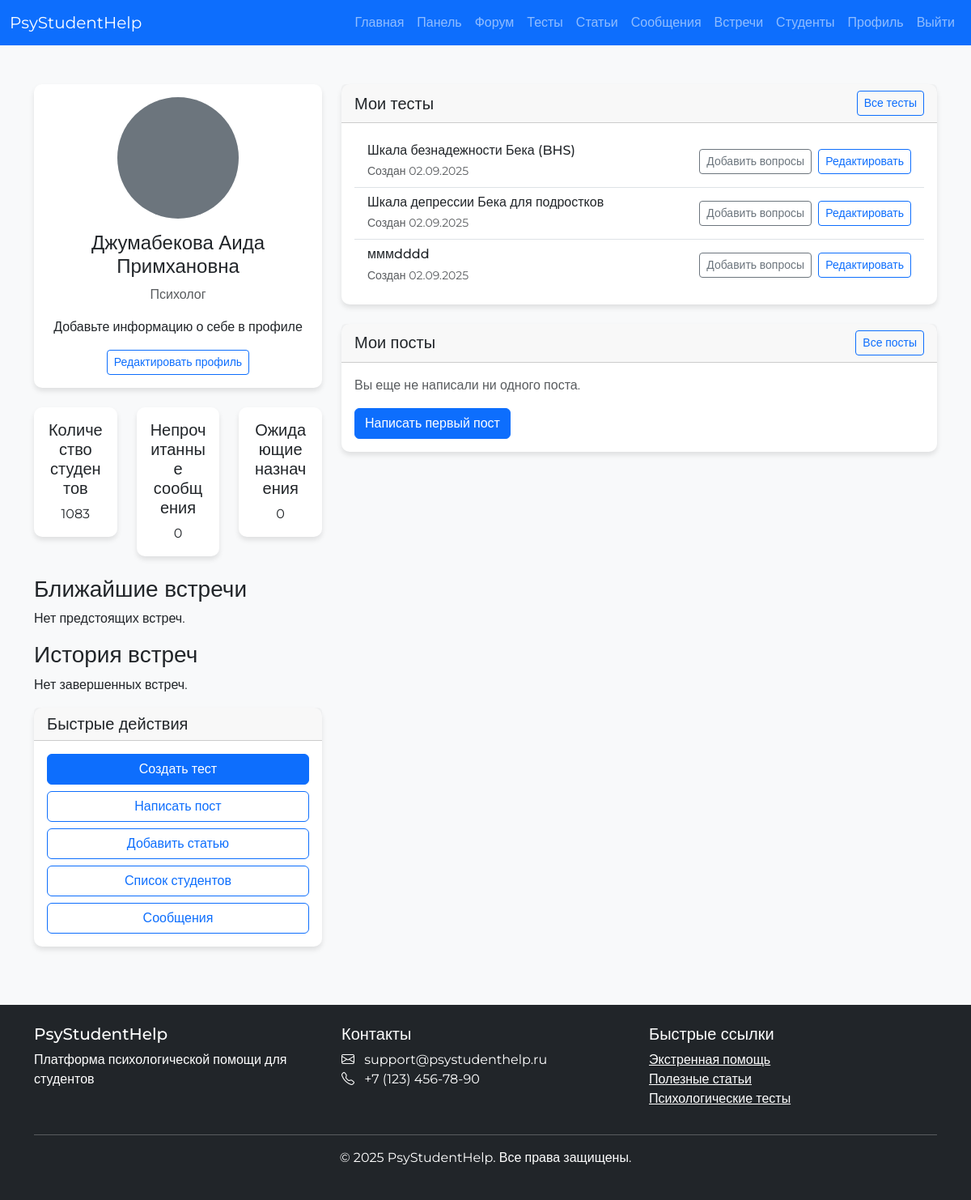
Screenshot of /dashboard (signed in) with the database file from the repository.
### models.py (models this page shows)
class User(db.Model):
    __tablename__ = 'user'
    id = db.Column(db.Integer, primary_key=True)
    username = db.Column(db.String(80), unique=True, nullable=False)      # уникальный логин
    email = db.Column(db.String(120), unique=True, nullable=False, index=True)  # СНОВА уникальный email
    password = db.Column(db.String(200), nullable=False)
    role = db.Column(db.String(20), nullable=False)  # student | psychologist | admin | superadmin
    full_name = db.Column(db.String(100))
    bio = db.Column(db.Text)
    profile_pic = db.Column(db.String(100))
    created_at = db.Column(db.DateTime, default=datetime.utcnow)
    group_id = db.Column(db.Integer, db.ForeignKey('groups.id'))
    comments = db.relationship('Comment', backref='author', lazy=True)
    tests = db.relationship('Test', backref='creator', lazy=True)
    test_results = db.relationship('TestResult', backref='user', lazy=True)
    messages_sent = db.relationship('Message', foreign_keys='Message.sender_id', backref='sender', lazy=True)
    messages_received = db.relationship('Message', foreign_keys='Message.recipient_id', backref='recipient', lazy=True)
    reports = db.relationship('StudentReport', foreign_keys='StudentReport.student_id', backref='student', lazy=True)
    appointments = db.relationship('Appointment', foreign_keys='Appointment.student_id', backref='student', lazy=True)
    psychologist_appointments = db.relationship('Appointment', foreign_keys='Appointment.psychologist_id', backref='psychologist', lazy=True)
    meeting_protocols = db.relationship('MeetingProtocol', foreign_keys='MeetingProtocol.student_id', backref='student', lazy=True)
    psychologist_protocols = db.relationship('MeetingProtocol', foreign_keys='MeetingProtocol.psychologist_id', backref='psychologist', lazy=True)

class Test(db.Model):
    __tablename__ = 'test'
    id = db.Column(db.Integer, primary_key=True)
    title = db.Column(db.String(200), nullable=False)
    description = db.Column(db.Text)
    user_id = db.Column(db.Integer, db.ForeignKey('user.id'), nullable=False)
    created_at = db.Column(db.DateTime, default=datetime.utcnow)
    is_active = db.Column(db.Boolean, default=True)
    questions = db.relationship('Question', backref='test', lazy=True, cascade='all, delete-orphan')
    results = db.relationship('TestResult', backref='test', lazy=True, cascade='all, delete-orphan')
    interpretations = db.relationship('TestInterpretation', backref='test', lazy=True, cascade='all, delete-orphan', order_by='TestInterpretation.min_score')

### main.py (the view, shortened to what this page needs)
@app.route('/dashboard')
def dashboard():
    if 'user_id' not in session:
        return redirect(url_for('login'))
    user = User.query.get(session['user_id'])
    if user.role == 'psychologist':
        tests = Test.query.filter_by(user_id=user.id).order_by(Test.created_at.desc()).limit(5).all()
        posts = Post.query.filter_by(user_id=user.id).order_by(Post.created_at.desc()).limit(5).all()
        unread_messages = Message.query.filter_by(recipient_id=user.id, is_read=False).count()
        students_count = User.query.filter_by(role='student').count()
        pending_appointments = Appointment.query.filter_by(psychologist_id=user.id, status='pending').count()
        upcoming_meetings = Meeting.query.filter_by(psychologist_id=user.id, status='planned').order_by(Meeting.scheduled_at.asc()).limit(5).all()
        past_meetings = Meeting.query.filter_by(psychologist_id=user.id, status='completed').order_by(Meeting.scheduled_at.desc()).limit(5).all()
        return render_template('psychologist_dashboard.html', user=user, tests=tests, posts=posts,
                               unread_messages=unread_messages, students_count=students_count,
                               pending_appointments=pending_appointments,
                               upcoming_meetings=upcoming_meetings, past_meetings=past_meetings)

### admin.py (called while the page is built)
@admin_bp.before_app_request
def _bootstrap_superadmin_once():
    flag = "SUPERADMIN_BOOTSTRAPPED"
    if not current_app.config.get(flag):
        try:
            ensure_initial_superadmin()
        finally:
            current_app.config[flag] = True

### main.py (called while the page is built)
def is_psychologist():
    return 'user_id' in session and User.query.get(session['user_id']).role == 'psychologist'

def get_current_user():
    if 'user_id' in session:
        return User.query.get(session['user_id'])
    return None

### templates/psychologist_dashboard.html (shortened to what this page needs)
{% extends "base.html" %}
{% block content %}
<div class="row">
    <div class="col-md-4">
        <div class="card mb-4">
            <div class="card-body text-center">
                {% if user.profile_pic %}
                    <img src="{{ url_for('static', filename='uploads/' + user.profile_pic) }}" class="rounded-circle mb-3" width="150" height="150">
                {% else %}
                    <div class="rounded-circle bg-secondary mb-3 mx-auto" style="width: 150px; height: 150px;"></div>
                {% endif %}
                <h4>{{ user.full_name if user.full_name else user.username }}</h4>
                <p class="text-muted">Психолог</p>
                <p>{{ user.bio if user.bio else "Добавьте информацию о себе в профиле" }}</p>
                <a href="{{ url_for('edit_profile') }}" class="btn btn-outline-primary btn-sm">Редактировать профиль</a>
            </div>
        </div>
        <div class="row mb-4">
            <div class="col-md-4">
                <div class="card text-center">
                    <div class="card-body">
                        <h5 class="card-title">Количество студентов</h5>
                        <p class="card-text">{{ students_count }}</p>
                    </div>
                </div>
            </div>
            <div class="col-md-4">
                <div class="card text-center">
                    <div class="card-body">
                        <h5 class="card-title">Непрочитанные сообщения</h5>
                        <p class="card-text">{{ unread_messages }}</p>
                    </div>
                </div>
            </div>
            <div class="col-md-4">
                <div class="card text-center">
                    <div class="card-body">
                        <h5 class="card-title">Ожидающие назначения</h5>
                        <p class="card-text">{{ pending_appointments }}</p>
                    </div>
                </div>
            </div>
        </div>
        <h3>Ближайшие встречи</h3>
        <div class="row">
            {% for meeting in upcoming_meetings %}
            <div class="col-md-4 mb-3">
                <div class="card">
                    <div class="card-body">
                        <h5 class="card-title">Встреча с {{ meeting.student.full_name or meeting.student.username }}</h5>
                        <p class="card-text">
                            Дата: {{ meeting.scheduled_at.strftime('%d.%m.%Y %H:%M') }}<br>
                            Статус: {{ meeting.status }}
                        </p>
                        <a href="{{ url_for('create_protocol', meeting_id=meeting.id) }}" class="btn btn-sm btn-primary">Создать протокол</a>
                    </div>
                </div>
            </div>
            {% else %}
            <p>Нет предстоящих встреч.</p>
            {% endfor %}
        </div>
        <h3>История встреч</h3>
        <div class="row">
            {% for meeting in past_meetings %}
            <div class="col-md-4 mb-3">
                <div class="card">
                    <div class="card-body">
                        <h5 class="card-title">Встреча с {{ meeting.student.full_name or meeting.student.username }}</h5>
                        <p class="card-text">
                            Дата: {{ meeting.scheduled_at.strftime('%d.%m.%Y %H:%M') }}<br>
                            Статус: {{ meeting.status }}
                        </p>
                    </div>
                </div>
            </div>
            {% else %}
            <p>Нет завершенных встреч.</p>
            {% endfor %}
        </div>
        <div class="card mb-4">
            <div class="card-header">
                <h5 class="mb-0">Быстрые действия</h5>
            </div>
            <div class="card-body">
                <a href="{{ url_for('create_test') }}" class="btn btn-primary w-100 mb-2">Создать тест</a>
                <a href="{{ url_for('create_post') }}" class="btn btn-outline-primary w-100 mb-2">Написать пост</a>
                <a href="{{ url_for('create_article') }}" class="btn btn-outline-primary w-100 mb-2">Добавить статью</a>
                <a href="{{ url_for('student_list') }}" class="btn btn-outline-primary w-100 mb-2"">Список студентов</a>
                <a href="{{ url_for('messages') }}" class="btn btn-outline-primary w-100">
                    Сообщения
                </a>
            </div>
        </div>
    </div>
    <div class="col-md-8">
        <div class="card mb-4">
            <div class="card-header d-flex justify-content-between align-items-center">
                <h5 class="mb-0">Мои тесты</h5>
                <a href="{{ url_for('tests') }}" class="btn btn-sm btn-outline-primary">Все тесты</a>
            </div>
            <div class="card-body">
                {% if tests %}
                    <div class="list-group">
                        {% for test in tests %}
                        <div class="list-group-item">
                            <div class="d-flex justify-content-between align-items-center">
                                <div>
                                    <h6 class="mb-1">{{ test.title }}</h6>
                                    <small class="text-muted">Создан {{ test.created_at.strftime('%d.%m.%Y') }}</small>
                                </div>
                                <div>
                                    <a href="{{ url_for('add_questions', test_id=test.id) }}" class="btn btn-sm btn-outline-secondary me-1">Добавить вопросы</a>
                                    <a href="{{ url_for('edit_test', test_id=test.id) }}" class="btn btn-sm btn-outline-primary">Редактировать</a>
                                </div>
                            </div>
                        </div>
                        {% endfor %}
                    </div>
                {% else %}
                    <p class="text-muted">Вы еще не создали ни одного теста.</p>
                    <a href="{{ url_for('create_test') }}" class="btn btn-primary">Создать первый тест</a>
                {% endif %}
            </div>
        </div>
        <div class="card mb-4">
            <div class="card-header d-flex justify-content-between align-items-center">
                <h5 class="mb-0">Мои посты</h5>
                <a href="{{ url_for('posts') }}" class="btn btn-sm btn-outline-primary">Все посты</a>
            </div>
            <div class="card-body">
                {% if posts %}
                    <div class="list-group">
                        {% for post in posts %}
                        <a href="{{ url_for('view_post', post_id=post.id) }}" class="list-group-item list-group-item-action">
                            <div class="d-flex justify-content-between">
                                <h6 class="mb-1">{{ post.title }}</h6>
                                <small class="text-muted">{{ post.created_at.strftime('%d.%m.%Y') }}</small>
                            </div>
                            <p class="mb-1 text-muted">{{ post.content|truncate(100) }}</p>
                            <small>{{ post.comments|length }} комментариев</small>
                        </a>
                        {% endfor %}
                    </div>
                {% else %}
                    <p class="text-muted">Вы еще не написали ни одного поста.</p>
                    <a href="{{ url_for('create_post') }}" class="btn btn-primary">Написать первый пост</a>
                {% endif %}
            </div>
        </div>
    </div>
</div>
{% endblock %}

### static/css/style.css (style rules this page uses)
body { font-family: 'Montserrat', sans-serif; background-color: #f8f9fa; }
.card { border: none; border-radius: 10px; box-shadow: 0 4px 6px rgba(0, 0, 0, 0.1); transition: transform 0.3s ease, box-shadow 0.3s ease; }
.list-group-item { border-left: none; border-right: none; }
.list-group-item:first-child { border-top: none; }
.list-group-item:last-child { border-bottom: none; }

### rows the page displays
User: full_name "Джумабекова Аида Примхановна", bio "Добавьте информацию о себе в профиле"
Test: title "Шкала безнадежности Бека (BHS)", created_at "02.09.2025"
Test: title "Шкала депрессии Бека для подростков", created_at "02.09.2025"
Test: title "мммdddd", created_at "02.09.2025"

### other values shown
{{ students_count }} "1083"
{{ unread_messages }} "0"
{{ pending_appointments }} "0"
